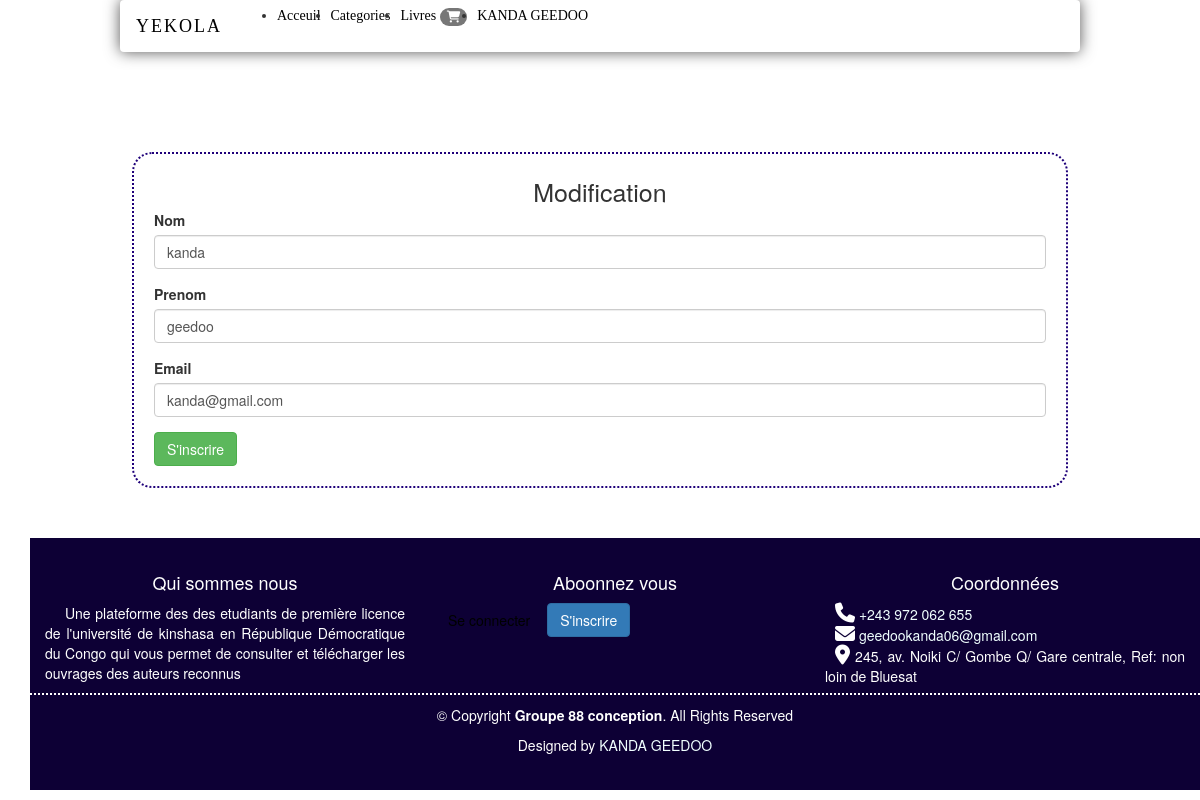
Page /modifuser.php?id=1 (signed in) on the committed database.
### tables this page shows
CREATE TABLE `users` (
  `id` int(11) NOT NULL,
  `nom` varchar(60) NOT NULL,
  `prenom` varchar(60) NOT NULL,
  `email` varchar(100) NOT NULL,
  `password` varchar(100) NOT NULL,
  `status` int(11) NOT NULL DEFAULT 0,
  `create_at` datetime NOT NULL DEFAULT current_timestamp()
);

### modifuser.php (the view, shortened to what this page needs)
<?php
    include 'header.php';
    if(isset($_SESSION['online'])){
?>
    <div class="container" id="corps">
        <div class="row">
            <form action="modifuser_post.php" method="POST" class="login">
                <nav>Modification</nav>
                <fieldset>
                <?php
                $id = $_GET['id'];
                $DB = new PDO('mysql:host='.$host.';dbname='.$database, $username, $password,
                array(PDO::MYSQL_ATTR_INIT_COMMAND => 'SET NAMES UTF8', PDO::ATTR_ERRMODE => PDO::ERRMODE_WARNING ));
                $req = $DB->query("SELECT * FROM users WHERE id = '$id'");
                while( $data = $req -> fetch()){
                ?>
                    <div class="form-group">
                        <label for="nom" class="form-label">Nom</label>
                        <input type="text" class="form-control" name="nom" value="<?php echo($data['nom'])?>">
                    </div>
                    <div class="form-group">
                        <label for="prenom" class="form-label">Prenom</label>
                        <input type="text" class="form-control" name="prenom" value="<?php echo($data['prenom'])?>">
                    </div>
                    <div class="form-group">
                        <label for="email" class="form-label">Email</label>
                        <input type="email" class="form-control" name="email" value="<?php echo($data['email'])?>">
                    </div>
                    <button type="submit" class="btn btn-success" name="envoyer">S'inscrire</button>
                </fieldset>
            </form>
        </div>
        <?php
        }
    }else{
        ?>
    <script type="text/javascript">
            location.href='login.php';
    </script>
<?php
    }
            include 'footer.php';
        ?>

### header.php (shortened to what this page needs)
<?php
    $host ='localhost';
    $username = 'root';
    $password = '';
    $database = 'yekola';
    $DB = new PDO('mysql:host='.$host.';dbname='.$database, $username, $password,
    array(PDO::MYSQL_ATTR_INIT_COMMAND => 'SET NAMES UTF8', PDO::ATTR_ERRMODE => PDO::ERRMODE_WARNING ));
?>
<!DOCTYPE html>
<html lang="fr">
<head>
    <link rel="stylesheet" href="css/style.css">
    <link rel="stylesheet" href="bootstrap/css/bootstrap.min.css">
    <link rel="stylesheet" href="fontawesome-free\css\all.min.css">
    <link rel="stylesheet" href="aos-master/dist/aos.css">
</head>
<body>
    <nav class="navbar navbar-expand-md fixed-top">
        <div class="container-fluid">
            <a href="index.php" class="navbar-brand">
                YEKOLA
            </a>
            <div class="collapse navbar-collapse" id="liens">
                <ul class="navbar-nav ml-auto">
                    <li class="nav-item active">
                        <a href="index.php" class="nav-link">Acceuil</a>
                    </li>
                    <li class="nav-item dropdown">
                        <a class="nav-link dropdown-toggle" href="#" id="navbardrop" data-toggle="dropdown">
                            Categories
                        </a>
                    </li>
                    <li class="nav-item dropdown">
                        <a class="nav-link dropdown-toggle" href="#" id="navbardrop" data-toggle="dropdown">
                            Livres <span class="badge badge-success"><i class="fa fa-shopping-cart"></i> <?php
                            if(!empty($_SESSION['panier'])){
                                echo(array_sum($_SESSION['panier']));
                            }?></span>
                        </a>
                    </li>
                    <?php if(isset($_SESSION['online'])){
                        ?>
                        <li class="nav-item dropdown">
                            <a class="nav-link dropdown-toggle" href="#" id="navbardrop" data-toggle="dropdown">
                            <?php
                            $veri = $_SESSION['online'];
                            $req1 = $DB->query("SELECT * FROM users WHERE email = '$veri'");
                            while( $data = $req1 -> fetch()){
                                $user = $data['nom'].' '. $data['prenom'];
                                echo(strtoupper($user));
                            }
                        ?>
                            </a>
                        </li>
                        <?php
                    }
                    ?>
                </ul>
            </div>
        </div>
    </nav>

### css/style.css (style rules this page uses)
:root { --ycolor : #1F007A; }
.navbar-expand-md { background-color: white; width: 80%; margin-left: 10%; font-family: 'Times New Roman', Times, serif; box-shadow: 0px 0px 15px rgb(85, 84, 84); }
.nav-item { margin-top: 5px; margin-bottom: 5px; margin-right: 10px; }
.nav-link { color: black; }
.navbar-brand { font-size: 100px; color: black; letter-spacing: 2px; }
#corps { margin-top: 100px; }
.login { width: 80%; margin-left: 10%; border: 2px dotted var(--ycolor); padding: 20px 20px; border-radius: 20px; }
.login nav { text-align: center; font-size: 25px; }

### rows in the picture
users: user "KANDA GEEDOO", nom "kanda", prenom "geedoo", email "kanda@gmail.com"
